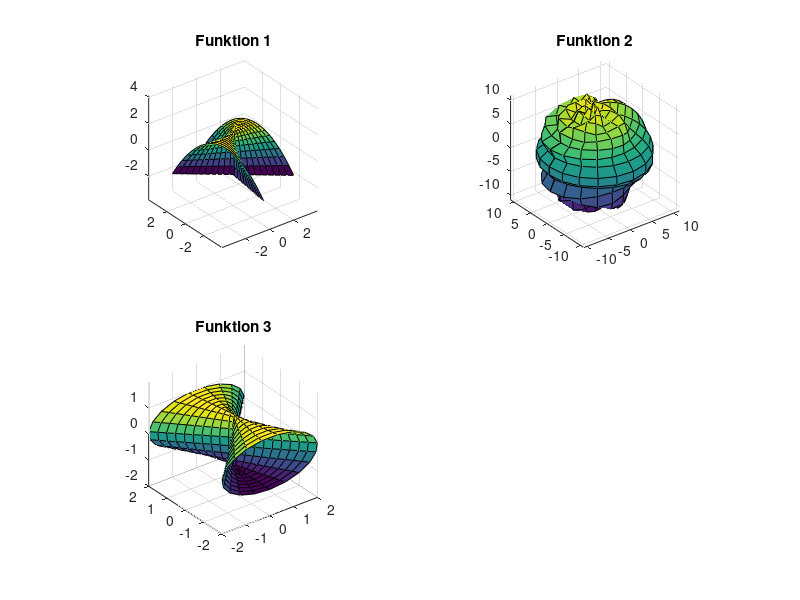

This chart was generated by the following MATLAB code:
%Funktion 1
umin=-1.8;
umax=1.8;

vmin=-1.8;
vmax=1.8;

punkter=20;

u=linspace(umin,umax,punkter);
v=linspace(vmin,vmax,punkter);
[U,V]=meshgrid(u,v);

X=U.*(1-0.4*V);
Y=U.*(0.4+V);
Z=1.8-V.^2;

hold on;

subplot(2,2,1)

surf(X,Y,Z)
axis equal
title('Funktion 1')

%Funktion 2
umin=-pi;
umax=pi;

vmin=-pi/2;
vmax=pi/2;

punkter=20;

u=linspace(umin,umax,punkter);
v=linspace(vmin,vmax,punkter);

[U,V]=meshgrid(u,v);

X=(10+cos(5.*U.*V)).*cos(U).*cos(V);
Y=(10+cos(5.*U.*V)).*sin(U).*cos(V);
Z=(10+cos(5.*U.*V)).*sin(V);

subplot(2,2,2)

surf(X,Y,Z)
axis equal
title('Funktion 2')

%Funktion 3
umin=-2;
umax=2;

vmin=-pi;
vmax=pi;

punkter=20;

u=linspace(umin,umax,punkter);
v=linspace(vmin,vmax,punkter);

[U,V]=meshgrid(u,v);

X=U.*sin(V+3.8);
Y=U;
Z=-cos(V+3.8);

subplot(2,2,3)
surf(X,Y,Z)
axis equal
title('Funktion 3')
